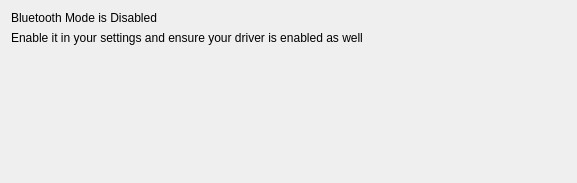
<?xml version="1.0" encoding="UTF-8"?>
<ui version="4.0">
 <class>Form</class>
 <widget class="QWidget" name="Form">
  <property name="geometry">
   <rect>
    <x>0</x>
    <y>0</y>
    <width>577</width>
    <height>183</height>
   </rect>
  </property>
  <property name="windowTitle">
   <string>Form</string>
  </property>
  <layout class="QVBoxLayout" name="verticalLayout">
   <item>
    <widget class="QLabel" name="MessageLabel">
     <property name="styleSheet">
      <string notr="true">font: 75 16pt &quot;Ubuntu&quot;;</string>
     </property>
     <property name="text">
      <string>Bluetooth Mode is Disabled</string>
     </property>
    </widget>
   </item>
   <item>
    <widget class="QLabel" name="MessageBodyLabel">
     <property name="styleSheet">
      <string notr="true">font: 75 14pt &quot;Ubuntu&quot;;</string>
     </property>
     <property name="text">
      <string>Enable it in your settings and ensure your driver is enabled as well</string>
     </property>
    </widget>
   </item>
   <item>
    <spacer name="verticalSpacer">
     <property name="orientation">
      <enum>Qt::Vertical</enum>
     </property>
     <property name="sizeHint" stdset="0">
      <size>
       <width>20</width>
       <height>40</height>
      </size>
     </property>
    </spacer>
   </item>
  </layout>
 </widget>
 <resources/>
 <connections/>
</ui>
